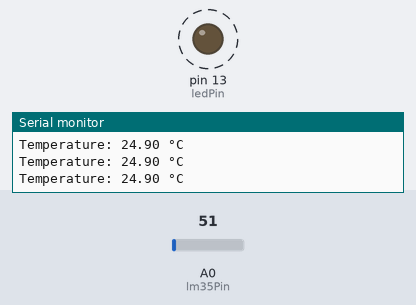
The sketch below on a simulated Arduino Uno, built with avr-gcc and run on an emulated ATmega328P. Parts: output pins drawn as LEDs (lit = HIGH), the last lines printed to the serial monitor. Dashed ring = blinking. The test bench sets the inputs (shaded band); at power-on: A0 (lm35Pin) = 51.

Above: at 1.2 s.
1.3 s: A0 (lm35Pin) set to 71
At 1.9 s:
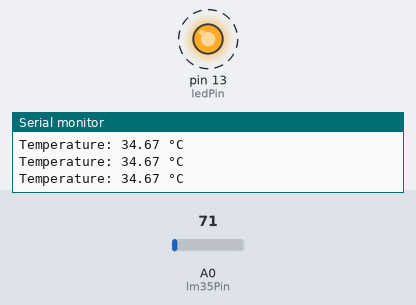
4.3 s: A0 (lm35Pin) set to 22
At 4.58 s:
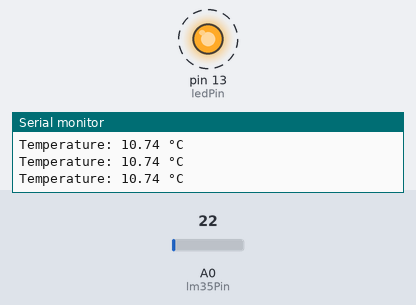
7.3 s: A0 (lm35Pin) set to 18
Timing chart, 0 to 16.3 s (numbered marks = the images above; inputs shaded):
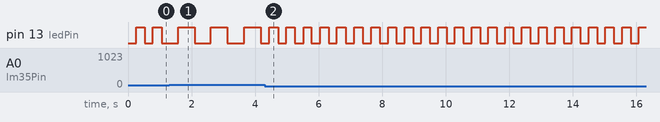

Measured:
- after the input at 1.3 s, pin 13 (ledPin): alternates HIGH for 0.52 s and LOW for 0.51 s, starting after 0.28 s
- after the input at 4.3 s, pin 13 (ledPin): alternates HIGH for 0.27 s and LOW for 0.27 s, starting after 0.15 s
- by itself, pin 13 (ledPin): alternates HIGH for 0.27 s and LOW for 0.25 s

The sketch:

sketch.ino
```cpp
// Define constants
const int lm35Pin = A0;  // LM35 sensor connected to Analog pin A0
const int ledPin = 13;   // Onboard LED connected to digital pin 13

// Define variables
unsigned long previousTime = 0;  // To store the last time LED was updated
int interval = 250;                // Blink interval for temperature below 30 degrees

void setup() {
  pinMode(ledPin, OUTPUT);  // Set the LED pin as an output
  Serial.begin(9600);       // Initialize serial communication for debugging
}

void loop() {
  // Read temperature from LM35 sensor
  int sensorValue = analogRead(lm35Pin);

  // Convert the analog sensor value to temperature in Celsius
  float temperatureC = (sensorValue * 0.0048828125) * 100.0;

  // Print temperature for debugging (optional)
  Serial.print("Temperature: ");
  Serial.print(temperatureC);
  Serial.println(" °C");

  // Check temperature conditions and control LED accordingly
  if (temperatureC < 30.0) {
    // Blink LED every 250 milliseconds
    blinkLED(250);
  } else {
    // Blink LED every 500 milliseconds
    blinkLED(500);
  }
}

void blinkLED(int blinkInterval) {
  unsigned long currentTime = millis();

  // Check if it's time to toggle the LED
  if (currentTime - previousTime >= blinkInterval) {
    // Save the current time
    previousTime = currentTime;

    // Toggle the LED state
    if (digitalRead(ledPin) == HIGH) {
      digitalWrite(ledPin, LOW);
    } else {
      digitalWrite(ledPin, HIGH);
    }
  }
}
```
